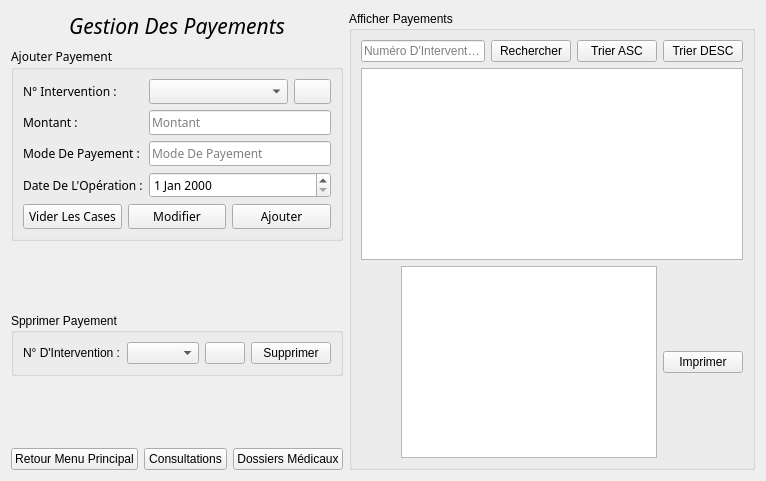
      <widget class="QWidget" name="page_8">
       <layout class="QHBoxLayout" name="horizontalLayout_57">
        <item>
         <layout class="QVBoxLayout" name="verticalLayout_24">
          <item>
           <widget class="QLabel" name="Gemploye_7">
            <property name="font">
             <font>
              <family>Montserrat</family>
              <italic>true</italic>
             </font>
            </property>
            <property name="text">
             <string>&lt;html&gt;&lt;head/&gt;&lt;body&gt;&lt;p align=&quot;center&quot;&gt;&lt;span style=&quot; font-size:16pt;&quot;&gt;Gestion Des Payements&lt;/span&gt;&lt;/p&gt;&lt;/body&gt;&lt;/html&gt;</string>
            </property>
           </widget>
          </item>
          <item>
           <widget class="QGroupBox" name="groupBox_21">
            <property name="font">
             <font>
              <family>Montserrat</family>
             </font>
            </property>
            <property name="title">
             <string>Ajouter Payement</string>
            </property>
            <layout class="QVBoxLayout" name="verticalLayout_26" stretch="0,0">
             <item>
              <layout class="QFormLayout" name="formLayout_10">
               <item row="0" column="0">
                <widget class="QLabel" name="nomPrNomLabel_7">
                 <property name="text">
                  <string>N° Intervention :</string>
                 </property>
                 <property name="buddy">
                  <cstring>lineEditNom</cstring>
                 </property>
                </widget>
               </item>
               <item row="0" column="1">
                <layout class="QHBoxLayout" name="horizontalLayout_53" stretch="4,0">
                 <item>
                  <widget class="QComboBox" name="com_2"/>
                 </item>
                 <item>
                  <widget class="QPushButton" name="refrech_numinterpa">
                   <property name="text">
                    <string/>
                   </property>
                  </widget>
                 </item>
                </layout>
               </item>
               <item row="1" column="0">
                <widget class="QLabel" name="dateDAdhesionLabel_7">
                 <property name="text">
                  <string>Montant :</string>
                 </property>
                </widget>
               </item>
               <item row="1" column="1">
                <widget class="QLineEdit" name="montant">
                 <property name="placeholderText">
                  <string>Montant</string>
                 </property>
                </widget>
               </item>
               <item row="2" column="0">
                <widget class="QLabel" name="label_16">
                 <property name="text">
                  <string>Mode De Payement :</string>
                 </property>
                </widget>
               </item>
               <item row="2" column="1">
                <widget class="QLineEdit" name="mode">
                 <property name="placeholderText">
                  <string>Mode De Payement</string>
                 </property>
                </widget>
               </item>
               <item row="3" column="0">
                <widget class="QLabel" name="dateDInterventionLabel_2">
                 <property name="text">
                  <string>Date De L'Opération :</string>
                 </property>
                </widget>
               </item>
               <item row="3" column="1">
                <widget class="QDateEdit" name="dateop"/>
               </item>
              </layout>
             </item>
             <item>
              <layout class="QHBoxLayout" name="horizontalLayout_44">
               <item>
                <widget class="QPushButton" name="viderCases_6">
                 <property name="text">
                  <string>Vider Les Cases</string>
                 </property>
                </widget>
               </item>
               <item>
                <widget class="QPushButton" name="modifier_p">
                 <property name="text">
                  <string>Modifier</string>
                 </property>
                </widget>
               </item>
               <item>
                <widget class="QPushButton" name="pushButton_7">
                 <property name="text">
                  <string>Ajouter</string>
                 </property>
                </widget>
               </item>
              </layout>
             </item>
            </layout>
           </widget>
          </item>
          <item>
           <spacer name="verticalSpacer_10">
            <property name="orientation">
             <enum>Qt::Vertical</enum>
            </property>
            <property name="sizeHint" stdset="0">
             <size>
              <width>20</width>
              <height>40</height>
             </size>
            </property>
           </spacer>
          </item>
          <item>
           <widget class="QGroupBox" name="groupBox_23">
            <property name="title">
             <string>Spprimer Payement</string>
            </property>
            <layout class="QHBoxLayout" name="horizontalLayout_55" stretch="2,5,0,0">
             <item>
              <widget class="QLabel" name="label_15">
               <property name="text">
                <string>N° D'Intervention :</string>
               </property>
              </widget>
             </item>
             <item>
              <widget class="QComboBox" name="combosuppp"/>
             </item>
             <item>
              <widget class="QPushButton" name="refreh_sup">
               <property name="text">
                <string/>
               </property>
              </widget>
             </item>
             <item>
              <widget class="QPushButton" name="supprimer_payement">
               <property name="text">
                <string>Supprimer</string>
               </property>
              </widget>
             </item>
            </layout>
           </widget>
          </item>
          <item>
           <spacer name="verticalSpacer_15">
            <property name="orientation">
             <enum>Qt::Vertical</enum>
            </property>
            <property name="sizeHint" stdset="0">
             <size>
              <width>20</width>
              <height>40</height>
             </size>
            </property>
           </spacer>
          </item>
          <item>
           <layout class="QHBoxLayout" name="horizontalLayout_56">
            <item>
             <widget class="QPushButton" name="pushButtonReturn1_6">
              <property name="text">
               <string>Retour Menu Principal</string>
              </property>
             </widget>
            </item>
            <item>
             <widget class="QPushButton" name="pushButtonGoMedicaments_5">
              <property name="text">
               <string>Consultations</string>
              </property>
             </widget>
            </item>
            <item>
             <widget class="QPushButton" name="pushButtonGoMedicaments_4">
              <property name="text">
               <string>Dossiers Médicaux</string>
              </property>
             </widget>
            </item>
           </layout>
          </item>
         </layout>
        </item>
        <item>
         <widget class="QGroupBox" name="groupBox_26">
          <property name="title">
           <string>Afficher Payements</string>
          </property>
          <layout class="QVBoxLayout" name="verticalLayout_27" stretch="0,0,0">
           <item>
            <layout class="QHBoxLayout" name="horizontalLayout_58">
             <item>
              <widget class="QLineEdit" name="rech_n_p">
               <property name="placeholderText">
                <string>Numéro D'Intervention</string>
               </property>
              </widget>
             </item>
             <item>
              <widget class="QPushButton" name="pushButton_6">
               <property name="text">
                <string>Rechercher</string>
               </property>
              </widget>
             </item>
             <item>
              <widget class="QPushButton" name="pushButton_9">
               <property name="text">
                <string>Trier ASC</string>
               </property>
              </widget>
             </item>
             <item>
              <widget class="QPushButton" name="pushButton_8">
               <property name="text">
                <string>Trier DESC</string>
               </property>
              </widget>
             </item>
            </layout>
           </item>
           <item>
            <widget class="QTableView" name="tabpayement"/>
           </item>
           <item>
            <layout class="QHBoxLayout" name="horizontalLayout_59">
             <item>
              <spacer name="horizontalSpacer_7">
               <property name="orientation">
                <enum>Qt::Horizontal</enum>
               </property>
               <property name="sizeHint" stdset="0">
                <size>
                 <width>40</width>
                 <height>20</height>
                </size>
               </property>
              </spacer>
             </item>
             <item>
              <widget class="QTextEdit" name="improumer">
               <property name="sizePolicy">
                <sizepolicy hsizetype="Expanding" vsizetype="Expanding">
                 <horstretch>0</horstretch>
                 <verstretch>0</verstretch>
                </sizepolicy>
               </property>
               <property name="lineWidth">
                <number>1</number>
               </property>
              </widget>
             </item>
             <item>
              <widget class="QPushButton" name="pushButton_10">
               <property name="text">
                <string>Imprimer</string>
               </property>
              </widget>
             </item>
            </layout>
           </item>
          </layout>
         </widget>
        </item>
       </layout>
      </widget>
